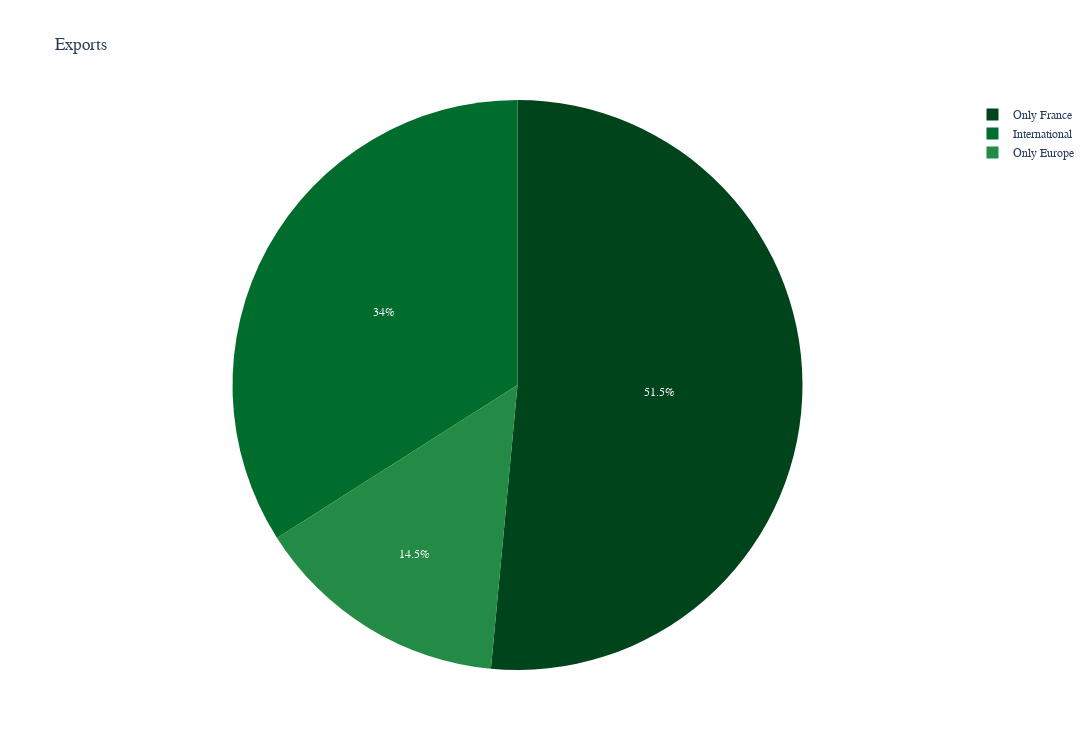

Notebook cell for this chart:
### Code cell
# Exports: visualizing share of companies that export within the EU or internationally


# Filtering bcorps DataFrame for France rows and creating a copy
bcorps_france = bcorps.loc[bcorps['Country'] == 'France'].copy()

# Splitting the 'Operates In' column strings into lists of countries
bcorps_france.loc[:, 'Operates_list'] = bcorps_france['Operates In'].str.split(', ')

# Defining a set of European countries for the classification
european_countries = set([
   "France", "Germany", "Italy", "Spain", "United Kingdom", "Netherlands",
    "Belgium", "Sweden", "Norway", "Denmark", "Finland", "Poland", "Portugal",
    "Greece", "Austria", "Ireland", "Czech Republic", "Hungary", "Switzerland",
    "Slovakia", "Slovenia", "Croatia", "Estonia", "Latvia", "Lithuania", "Bulgaria",
    "Iceland", "Denmark", "Switzerland", "Luxembourg", "Ireland", "Norway", "Monaco",
    "Sweden", "Romania"])

# Defining a function to classify the operating category based on countries list
def classify_operates(pays):
    if pays == ["France"]:
        return "Only France"
    elif all(p in european_countries for p in pays):
        return "Only Europe"
    else:
        return "International"

# Applying the classification function on the 'Operates_list' column using .loc to avoid warnings
bcorps_france.loc[:, 'Operating Category'] = bcorps_france['Operates_list'].apply(classify_operates)

# Counting number of occurrences of each operating category
category_counts = bcorps_france['Operating Category'].value_counts().reset_index()
category_counts.columns = ['Operating Category', 'Count']

fig = px.pie(category_counts,
             values='Count',
             names='Operating Category',
             title='Exports',
             color_discrete_sequence=px.colors.sequential.Greens_r)

fig.update_layout(
    width=1100,
    height=750,
    font_family="Georgia")

fig.show()

### Figure 1 — Plotly figure (JSON) as saved in the notebook; plotly's stock layout.template omitted (floating-point values rounded to 4 significant figures)
{"data": [{"domain": {"x": [0, 1], "y": [0, 1]}, "hovertemplate": "Operating Category=%{label}<br>Count=%{value}<extra></extra>", "labels": ["Only France", "International", "Only Europe"], "legendgroup": "", "name": "", "showlegend": true, "type": "pie", "values": [277, 183, 78]}], "layout": {"font": {"family": "Georgia"}, "height": 750, "legend": {"tracegroupgap": 0}, "piecolorway": ["rgb(0,68,27)", "rgb(0,109,44)", "rgb(35,139,69)", "rgb(65,171,93)", "rgb(116,196,118)", "rgb(161,217,155)", "rgb(199,233,192)", "rgb(229,245,224)", "rgb(247,252,245)"], "title": {"text": "Exports"}, "width": 1100}}
